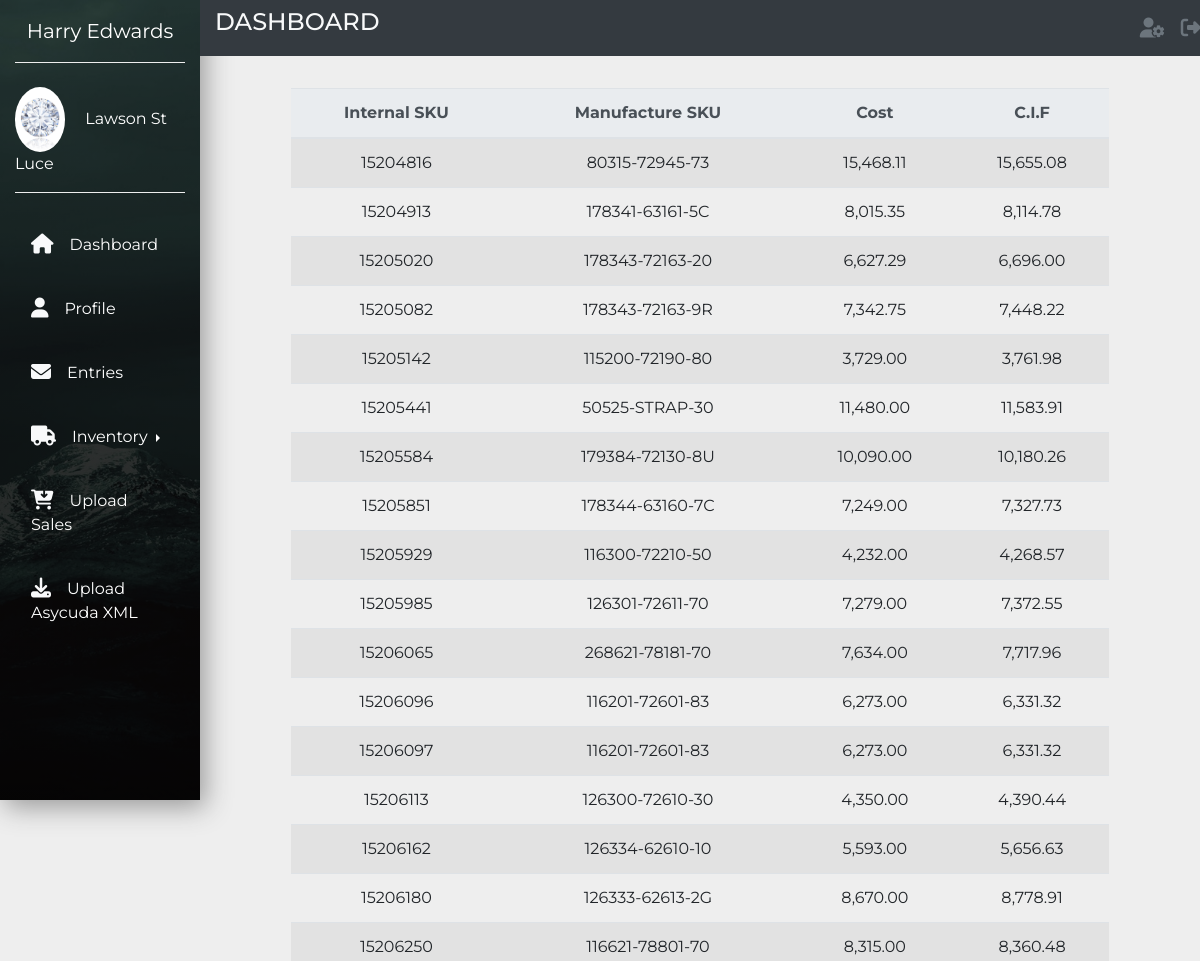
/inventory/inventory/list (signed in, upper part), run on an earlier commit of the app's database.
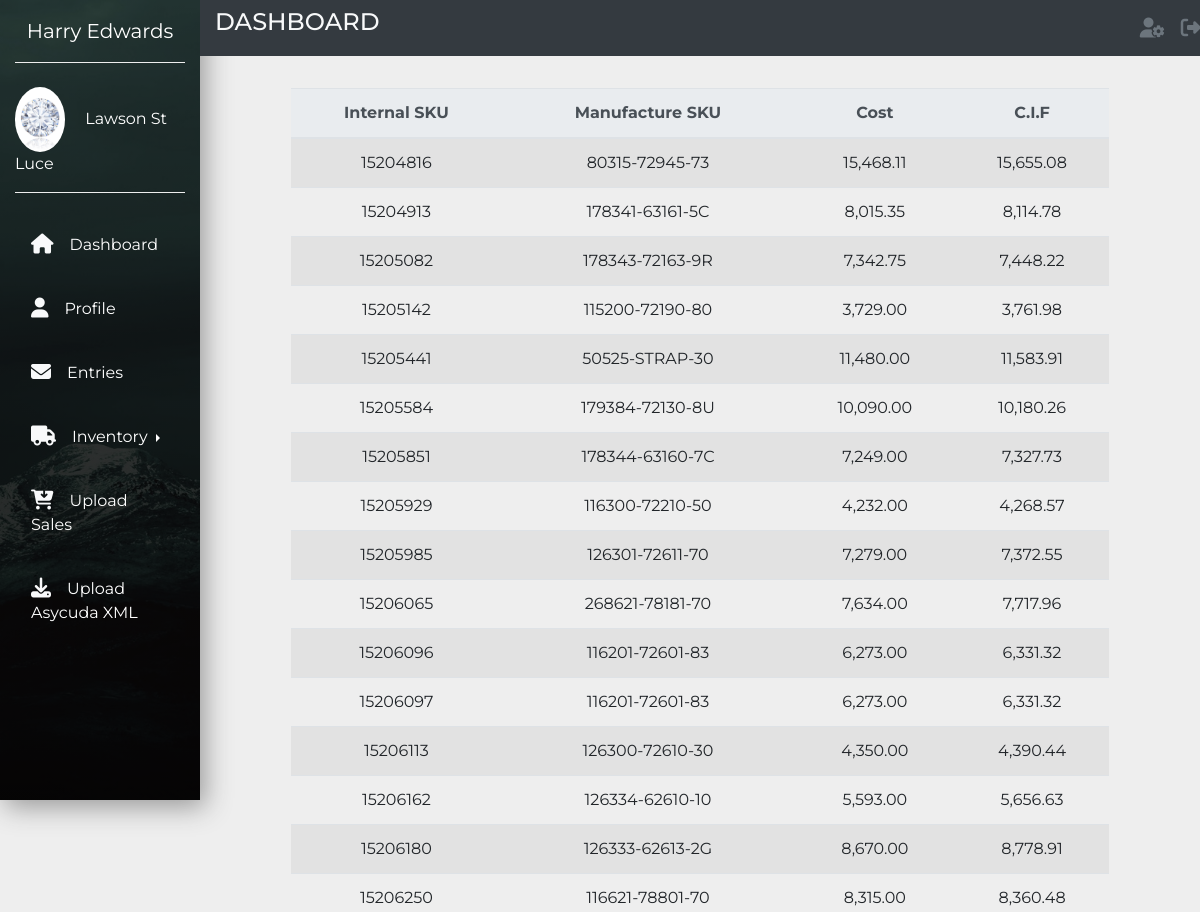
And on a later commit of the database.
### account/models.py (models this page shows, shortened)
class Profile(models.Model):
    user = models.OneToOneField(settings.AUTH_USER_MODEL,
                                on_delete=models.CASCADE)
    nic = models.PositiveIntegerField(blank=True, null=True)
    paye = models.CharField(max_length=4, blank=True, null=True)
    birth_date = models.DateField(blank=True, null=True)
    date_hired = models.DateField(blank=True, null=True)
    photo = models.ImageField(upload_to=get_directory_path, blank=True)

### inventory/models.py (models this page shows, shortened)
class Inventory(models.Model):
    entry = models.ForeignKey(Entry,
                               related_name='Entries',
                               on_delete=models.CASCADE)
    sku = models.ForeignKey(Catalogue,
                            related_name='inventories',
                            on_delete=models.CASCADE)
    internalsku = models.CharField(max_length=10)
    cost = models.DecimalField(max_digits=10, decimal_places=2,\
                              validators=[MinValueValidator('0.01'),])
    cif = models.DecimalField(max_digits=10, decimal_places=2, blank=True, null=True)
    country = models.ForeignKey(Country, default=238,
                                on_delete=models.CASCADE)
    tariff = models.ForeignKey(Tariff,
                               related_name='inventories',
                               on_delete=models.CASCADE)
    quantity = models.SmallIntegerField(default=1)
    serial = models.CharField(max_length=50, blank=True, null=True)
    consignment = models.BooleanField(default=False)
    duty = models.DecimalField(max_digits=10, decimal_places=2, blank=True, null=True)
    approved = models.BooleanField(default=False)

class Catalogue(models.Model):
    sku = models.CharField(max_length=200)
    description = models.CharField(max_length=200)
    department = models.ForeignKey(Department,
                                   related_name='catalogues',
                                   on_delete=models.CASCADE)
    retail = models.DecimalField(max_digits=10, decimal_places=2)
    introduced = models.DateField(blank=True, null=True)
    active = models.BooleanField(default=True)
    supplier = models.ForeignKey(Supplier,
                                 related_name='catalogues',
                                 on_delete=models.CASCADE)
    class Meta:
        unique_together = ('sku', 'supplier')
        indexes = [
            models.Index(fields=['sku']),
            ]
    def __str__(self):
        return self.sku

### inventory/views.py (the view)
# urls.py: path('inventory/list', views.InventoryListView.as_view(),
class InventoryListView(LoginRequiredMixin, ListView):
    model = Inventory
    template_name = 'inventory/list.html'

### inventory/templates/inventory/list.html (shortened to what this page needs)
{% extends "base.html" %}
{% load humanize %}
{% block content %}
{% if request.user.is_authenticated %}
<div class="row pt-md-5 mt-md-3 mb-5 justify-content-md-center">
    <div class="col-xl-10 col-sm-12 p-2">
<table class="table table-striped table-hover">
    <thead class="thead-light text-center">
        <th>Internal SKU</th>
        <th>Manufacture SKU</th>
        <th>Cost</th>
        <th>C.I.F</th>
    </thead>
    {% for item in inventory_list %}
    <tr class="text-center">
        <td>{{item.internalsku}}</td>
        <td>{{item.sku}}</td>
        <td>{{item.cost | floatformat:"2"|intcomma}}</td>
        <td>{{item.cif | floatformat:"2"|intcomma}}</td>
    </tr>
    {% endfor %}
</table>
{% else %}
<p class="text-muted">You must be authenticated to view this content.</p>
{% endif %}
    </div>
</div>
{% endblock %}

### inventory/templates/base.html (shortened to what this page needs)
{% load static %}
<!DOCTYPE html>
<html lang="en">
<head>
    <link rel="stylesheet" href="https://maxcdn.bootstrapcdn.com/bootstrap/4.4.1/css/bootstrap.min.css">
    <link href="{% static "css/base.css" %}" rel="stylesheet">
</head>
<body>
    {% if request.user.is_authenticated %}
    <nav class="navbar navbar-expand-md navbar-light">
        <div class="collapse navbar-collapse" id="myNavbar">
          <div class="container-fluid">
            <div class="row">
              <div class="col-xl-2 col-lg-3 col-md-4 sidebar fixed-top">
                <a href="#" class="navbar-brand text-white d-block mx-auto text-center py-3 mb-4 bottom-border">Harry Edwards</a>
                <div class="bottom-border pb-3">
                  <img src="{% if user.profile.photo %}{{user.profile.photo.url}}{% else %}{%static "media/users/no-profile-picture-icon.jpg" %}{% endif %}" width="50" class="rounded-circle mr-3">
                  <a href="#" class="text-white">{{ request.user.first_name }} {{ request.user.last_name }}</a>
                </div>
                <ul class="navbar-nav flex-column mt-4">
                  <li class="nav-item"><a href="{% url "dashboard" %}" class="nav-link text-white p-3 mb-2 current"><i class="fas fa-home text-light fa-lg mr-3"></i>Dashboard</a></li>
                  <li class="nav-item"><a href="{% url "edit" %}" class="nav-link text-white p-3 mb-2 sidebar-link"><i class="fas fa-user text-light fa-lg mr-3"></i>Profile</a></li>
                  <li class="nav-item"><a href="{% url "entry_list" %}" class="nav-link text-white p-3 mb-2 sidebar-link"><i class="fas fa-envelope text-light fa-lg mr-3"></i>Entries</a></li>
                  <li class="nav-item">
                  <div class="btn-group dropright">
                    <a class="dropdown-toggle nav-link text-white p-3 mb-2 sidebar-link" data-toggle="dropdown" aria-haspopup="false" aria-expanded="true">
                      <i class="fas fa-truck text-light fa-lg mr-3"></i>Inventory
                    </a>
                    </div>
                  </li>
                  <li class="nav-item"><a href="{% url "upload_sales" %}" class="nav-link text-white p-3 mb-2 sidebar-link"><i class="fas fa-cart-arrow-down text-light fa-lg mr-3"></i>Upload Sales</a></li>
                  <li class="nav-item"><a href="{% url "asycuda_file_upload" %}" class="nav-link text-white p-3 mb-2 sidebar-link"><i class="fas fa-download text-light fa-lg mr-3"></i>Upload Asycuda XML</a></li>
                </ul>
              </div>
              <div class="col-xl-10 col-lg-9 col-md-8 ml-auto bg-dark fixed-top py-2 top-navbar">
                <div class="row align-items-right">
                  <div class="col-md-4">
                    <h4 class="text-light text-uppercase mb-0">Dashboard</h4>
                  </div>
                  <div class="col-md-7">
                  </div>
                  <div class="col-md-1 right">
                    <ul class="navbar-nav">
                      <li class="nav-item icon-parent"><a href="#" class="nav-link icon-bullet"><i class="fas fa-user-cog text-muted fa-lg"></i></a></li>
                      <li class="nav-item ml-md-auto"><a href="{% url "logout" %}" class="nav-link"><i class="fas fa-sign-out-alt text-muted fa-lg"></i></a></li>
                    </ul>
                  </div>
                </div>
              </div>
            </div>
          </div>
        </div>
      </nav>
      {% endif %}
    <div id="content">
        <section>
            <div class="container-fluid">
              <div class="row">
                <div class="col-xl-10 col-lg-9 col-md-8 ml-auto">
                        {% block content %}
                        {% endblock %}
                    </div>
                   </div>
                  </div>
                </div>
</body>
</html>

### inventory/static/css/base.css (style rules this page uses)
body { font-family: 'Montserrat', sans-serif; background-color: #eee; }
.sidebar { height: 100vh; background: linear-gradient(rgba(0, 0, 0, .7), rgba(0, 0, 0, .9)), url(media/images/img1.jpeg); background-position: center; background-repeat: no-repeat; background-size: cover; box-shadow: 5px 7px 25px #999; }
.bottom-border { border-bottom: 1px groove #eee; }
.sidebar-link { transition: all .4s; }

What changed in the data, as far as the page shows it:
removed Inventory: internalsku "15205020", sku "178343-72163-20", cost "6,627.29", cif "6,696.00"
